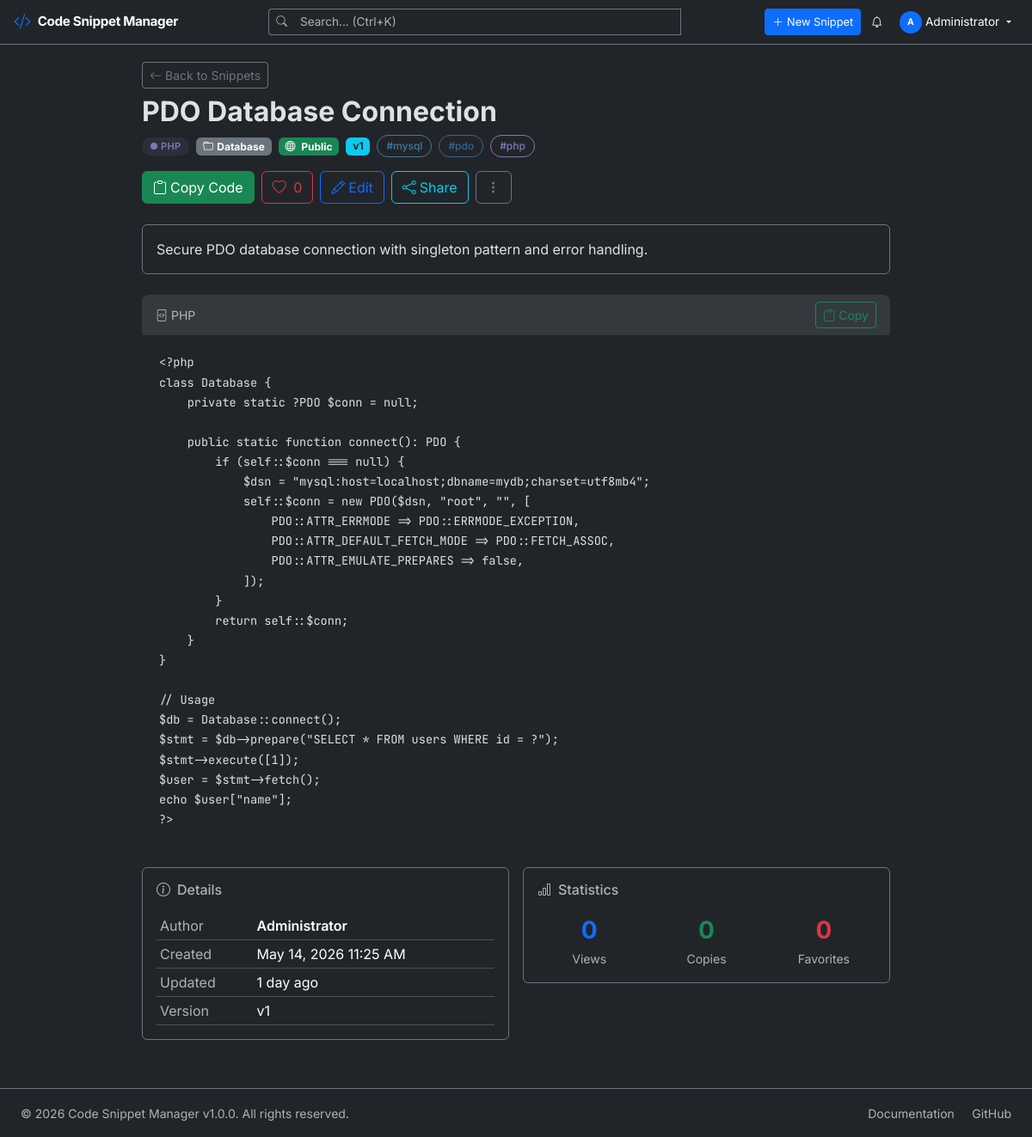
The page /view.php?id=1 (signed in) on the database its author committed.
### tables this page shows
CREATE TABLE `snippets` (
    `id` INT UNSIGNED AUTO_INCREMENT PRIMARY KEY,
    `title` VARCHAR(255) NOT NULL,
    `slug` VARCHAR(255) NOT NULL,
    `description` TEXT DEFAULT NULL,
    `code` LONGTEXT NOT NULL,
    `language` VARCHAR(50) DEFAULT 'php',
    `category_id` INT UNSIGNED DEFAULT NULL,
    `user_id` INT UNSIGNED NOT NULL,
    `is_public` TINYINT(1) DEFAULT 0,
    `is_pinned` TINYINT(1) DEFAULT 0,
    `views_count` INT UNSIGNED DEFAULT 0,
    `copies_count` INT UNSIGNED DEFAULT 0,
    `version` INT UNSIGNED DEFAULT 1,
    `created_at` DATETIME DEFAULT CURRENT_TIMESTAMP,
    `updated_at` DATETIME DEFAULT CURRENT_TIMESTAMP ON UPDATE CURRENT_TIMESTAMP,
    FOREIGN KEY (`category_id`) REFERENCES `categories`(`id`) ON DELETE SET NULL,
    FOREIGN KEY (`user_id`) REFERENCES `users`(`id`) ON DELETE CASCADE,
    INDEX `idx_slug` (`slug`),
    INDEX `idx_language` (`language`),
    INDEX `idx_user` (`user_id`),
    INDEX `idx_category` (`category_id`),
    INDEX `idx_public` (`is_public`),
    FULLTEXT INDEX `idx_search` (`title`, `description`, `code`)
);

CREATE TABLE `categories` (
    `id` INT UNSIGNED AUTO_INCREMENT PRIMARY KEY,
    `name` VARCHAR(100) NOT NULL,
    `slug` VARCHAR(100) NOT NULL UNIQUE,
    `description` TEXT DEFAULT NULL,
    `color` VARCHAR(7) DEFAULT '#6366f1',
    `icon` VARCHAR(50) DEFAULT 'folder',
    `parent_id` INT UNSIGNED DEFAULT NULL,
    `sort_order` INT DEFAULT 0,
    `created_by` INT UNSIGNED DEFAULT NULL,
    `created_at` DATETIME DEFAULT CURRENT_TIMESTAMP,
    `updated_at` DATETIME DEFAULT CURRENT_TIMESTAMP ON UPDATE CURRENT_TIMESTAMP,
    FOREIGN KEY (`parent_id`) REFERENCES `categories`(`id`) ON DELETE SET NULL,
    FOREIGN KEY (`created_by`) REFERENCES `users`(`id`) ON DELETE SET NULL,
    INDEX `idx_slug` (`slug`),
    INDEX `idx_parent` (`parent_id`)
);

CREATE TABLE `tags` (
    `id` INT UNSIGNED AUTO_INCREMENT PRIMARY KEY,
    `name` VARCHAR(50) NOT NULL UNIQUE,
    `slug` VARCHAR(50) NOT NULL UNIQUE,
    `color` VARCHAR(7) DEFAULT '#8b5cf6',
    `created_at` DATETIME DEFAULT CURRENT_TIMESTAMP,
    INDEX `idx_slug` (`slug`)
);

CREATE TABLE `users` (
    `id` INT UNSIGNED AUTO_INCREMENT PRIMARY KEY,
    `username` VARCHAR(50) NOT NULL UNIQUE,
    `email` VARCHAR(100) NOT NULL UNIQUE,
    `password` VARCHAR(255) NOT NULL,
    `full_name` VARCHAR(100) NOT NULL,
    `avatar` VARCHAR(255) DEFAULT NULL,
    `role` ENUM('admin', 'member') DEFAULT 'member',
    `is_active` TINYINT(1) DEFAULT 1,
    `last_login` DATETIME DEFAULT NULL,
    `created_at` DATETIME DEFAULT CURRENT_TIMESTAMP,
    `updated_at` DATETIME DEFAULT CURRENT_TIMESTAMP ON UPDATE CURRENT_TIMESTAMP,
    INDEX `idx_email` (`email`),
    INDEX `idx_username` (`username`),
    INDEX `idx_role` (`role`)
);

### config/database.php (called while the page is built, shortened)
<?php
class Database
{
    private static ?Database $instance = null;
    private PDO $connection;
    private array $config = [
        'host'     => 'localhost',
        'port'     => 3306,
        'dbname'   => 'snippet_manager',
        'username' => 'root',
        'password' => '',
        'charset'  => 'utf8mb4',
    ];
    private function __construct()
    {
        try {
            $dsn = sprintf(
                'mysql:host=%s;port=%d;dbname=%s;charset=%s',
                $this->config['host'],
                $this->config['port'],
                $this->config['dbname'],
                $this->config['charset']
            );
            $now = new DateTime('now', new DateTimeZone(APP_TIMEZONE));
            $offset = $now->format('P');
            $options = [
                PDO::ATTR_ERRMODE            => PDO::ERRMODE_EXCEPTION,
                PDO::ATTR_DEFAULT_FETCH_MODE => PDO::FETCH_ASSOC,
                PDO::ATTR_EMULATE_PREPARES   => false,
                PDO::ATTR_STRINGIFY_FETCHES  => false,
                PDO::MYSQL_ATTR_FOUND_ROWS   => true,
                PDO::MYSQL_ATTR_INIT_COMMAND => "SET NAMES utf8mb4 COLLATE utf8mb4_unicode_ci, time_zone = '{$offset}'",
            ];
            $this->connection = new PDO($dsn, $this->config['username'], $this->config['password'], $options);
        } catch (PDOException $e) {
            error_log('[Database] Connection failed: ' . $e->getMessage());
            throw new RuntimeException('Database connection failed. Please check configuration.');
        }
    }
    public static function getInstance(): self
    {
        if (self::$instance === null) {
            self::$instance = new self();
        }
        return self::$instance;
    }
    public function getConnection(): PDO
    {
        return $this->connection;
    }
}

### classes/Snippet.php (called while the page is built, shortened)
<?php
class Snippet
{
    private PDO $db;
    public function __construct()
    {
        $this->db = Database::getInstance()->getConnection();
    }
    public function findById(int $id): ?array
    {
        $stmt = $this->db->prepare(
            "SELECT s.*, c.name as category_name, c.color as category_color,
                    u.username, u.full_name as author_name, u.avatar as author_avatar
             FROM snippets s
             LEFT JOIN categories c ON s.category_id = c.id
             LEFT JOIN users u ON s.user_id = u.id
             WHERE s.id = ?"
        );
        $stmt->execute([$id]);
        $snippet = $stmt->fetch();
        if ($snippet) {
            $snippet['tags'] = $this->getTags($id);
        }
        return $snippet ?: null;
    }
    public function getTags(int $snippetId): array
    {
        $stmt = $this->db->prepare(
            "SELECT t.* FROM tags t
             INNER JOIN snippet_tags st ON t.id = st.tag_id
             WHERE st.snippet_id = ?
             ORDER BY t.name ASC"
        );
        $stmt->execute([$snippetId]);
        return $stmt->fetchAll();
    }
}

### helpers/functions.php (called while the page is built, shortened)
<?php
function sanitize(string $input): string
{
    return htmlspecialchars(trim($input), ENT_QUOTES, 'UTF-8');
}
function timeAgo(string $datetime): string
{
    $now = new DateTime();
    $past = new DateTime($datetime);
    $diff = $now->diff($past);
    if ($diff->d > 0) return $diff->d . ' day' . ($diff->d > 1 ? 's' : '') . ' ago';
    return 'Just now';
}
function formatNumber(int $number): string
{
    return (string) $number;
}
function getLanguageInfo(string $language): array
{
    $languages = [
        'php'        => ['color' => '#777BB4', 'label' => 'PHP'],
        'javascript' => ['color' => '#F7DF1E', 'label' => 'JavaScript'],
        'html'       => ['color' => '#E34F26', 'label' => 'HTML'],
        'css'        => ['color' => '#1572B6', 'label' => 'CSS'],
        'sql'        => ['color' => '#4479A1', 'label' => 'SQL'],
        'python'     => ['color' => '#3776AB', 'label' => 'Python'],
        'bash'       => ['color' => '#4EAA25', 'label' => 'Bash'],
        'json'       => ['color' => '#000000', 'label' => 'JSON'],
        'xml'        => ['color' => '#FF6600', 'label' => 'XML'],
        'typescript' => ['color' => '#3178C6', 'label' => 'TypeScript'],
    ];
    return $languages[$language] ?? ['color' => '#6B7280', 'label' => ucfirst($language)];
}

### classes/Session.php (called while the page is built, shortened)
<?php
class Session
{
    public static function get(string $key, mixed $default = null): mixed
    {
        return $_SESSION[$key] ?? $default;
    }
    public static function has(string $key): bool
    {
        return isset($_SESSION[$key]);
    }
}

### classes/Auth.php (called while the page is built, shortened)
<?php
class Auth
{
    public static function userId(): ?int
    {
        return Session::has('user_id') ? (int) Session::get('user_id') : null;
    }
}

### classes/Favorite.php (called while the page is built, shortened)
<?php
class Favorite
{
    private PDO $db;
    public function __construct()
    {
        $this->db = Database::getInstance()->getConnection();
    }
    public function isFavorited(int $userId, int $snippetId): bool
    {
        $stmt = $this->db->prepare("SELECT id FROM favorites WHERE user_id = ? AND snippet_id = ?");
        $stmt->execute([$userId, $snippetId]);
        return (bool) $stmt->fetch();
    }
    public function getCount(int $snippetId): int
    {
        $stmt = $this->db->prepare("SELECT COUNT(*) as count FROM favorites WHERE snippet_id = ?");
        $stmt->execute([$snippetId]);
        return (int) $stmt->fetch()['count'];
    }
}

### view.php (the view, shortened to what this page needs)
<?php
$id = (int)($_GET['id'] ?? 0);
$snippetModel = new Snippet();
$favoriteModel = new Favorite();
$snippet = $snippetModel->findById($id);
$userId = Auth::userId();
$isOwner = ($snippet['user_id'] == $userId);
$isFavorited = $favoriteModel->isFavorited($userId, $id);
$favoriteCount = $favoriteModel->getCount($id);
require_once __DIR__ . '/includes/header.php';
?>
<div class="row justify-content-center">
    <div class="col-lg-10 col-xl-9">
        <div class="d-flex flex-wrap justify-content-between align-items-start mb-4 gap-3">
            <div>
                <a href="<?= APP_URL ?>/index.php" class="btn btn-outline-secondary btn-sm mb-2">
                    <i class="bi bi-arrow-left me-1"></i>Back to Snippets
                </a>
                <h2 class="fw-bold mb-1">
                    <?= sanitize($snippet['title']) ?>
                </h2>
                <div class="d-flex flex-wrap align-items-center gap-2 mt-2">
                    <span class="language-badge" style="background: <?= getLanguageInfo($snippet['language'])['color'] ?>20; color: <?= getLanguageInfo($snippet['language'])['color'] ?>">
                        <span class="language-dot" style="background: <?= getLanguageInfo($snippet['language'])['color'] ?>"></span>
                        <?= getLanguageInfo($snippet['language'])['label'] ?>
                    </span>
                    <?php if ($snippet['category_name']): ?>
                    <span class="badge bg-secondary">
                        <i class="bi bi-folder me-1"></i><?= sanitize($snippet['category_name']) ?>
                    </span>
                    <?php endif; ?>
                    <span class="badge <?= $snippet['is_public'] ? 'bg-success' : 'bg-warning text-dark' ?>">
                        <i class="bi <?= $snippet['is_public'] ? 'bi-globe' : 'bi-lock' ?> me-1"></i>
                        <?= $snippet['is_public'] ? 'Public' : 'Private' ?>
                    </span>
                    <span class="badge bg-info text-dark">v<?= $snippet['version'] ?></span>
                    <?php foreach ($snippet['tags'] as $tag): ?>
                    <span class="tag-badge" style="border-color: <?= $tag['color'] ?>; color: <?= $tag['color'] ?>">
                        #<?= sanitize($tag['name']) ?>
                    </span>
                    <?php endforeach; ?>
                </div>
            </div>
            <div class="d-flex gap-2 flex-wrap">
                <button class="btn btn-success" data-copy data-snippet-id="<?= $snippet['id'] ?>" title="Copy code to clipboard">
                    <i class="bi bi-clipboard me-1"></i>Copy Code
                </button>
                <button class="btn <?= $isFavorited ? 'btn-danger' : 'btn-outline-danger' ?>"
                        data-favorite data-snippet-id="<?= $snippet['id'] ?>">
                    <i class="bi <?= $isFavorited ? 'bi-heart-fill' : 'bi-heart' ?> me-1"></i>
                    <?= $favoriteCount ?>
                </button>
                <?php if ($isOwner): ?>
                <a href="<?= APP_URL ?>/edit.php?id=<?= $snippet['id'] ?>" class="btn btn-outline-primary">
                    <i class="bi bi-pencil me-1"></i>Edit
                </a>
                <button class="btn btn-outline-info" data-share data-snippet-id="<?= $snippet['id'] ?>">
                    <i class="bi bi-share me-1"></i>Share
                </button>
                <div class="dropdown">
                    <button class="btn btn-outline-secondary" data-bs-toggle="dropdown">
                        <i class="bi bi-three-dots-vertical"></i>
                    </button>
                </div>
                <?php endif; ?>
            </div>
        </div>
        <?php if ($snippet['description']): ?>
        <div class="card bg-dark border-secondary mb-4">
            <div class="card-body">
                <p class="mb-0"><?= nl2br(sanitize($snippet['description'])) ?></p>
            </div>
        </div>
        <?php endif; ?>
        <div class="code-container mb-4">
            <div class="d-flex justify-content-between align-items-center bg-secondary bg-opacity-25 px-3 py-2 rounded-top">
                <span class="text-muted small">
                    <i class="bi bi-file-code me-1"></i><?= getLanguageInfo($snippet['language'])['label'] ?>
                </span>
                <button class="btn btn-sm btn-outline-success" data-copy data-snippet-id="<?= $snippet['id'] ?>">
                    <i class="bi bi-clipboard me-1"></i>Copy
                </button>
            </div>
            <pre class="mb-0 rounded-top-0"><code class="language-<?= $snippet['language'] ?>" id="code-<?= $snippet['id'] ?>"><?= sanitize($snippet['code']) ?></code></pre>
        </div>
        <div class="row g-3">
            <div class="col-md-6">
                <div class="card bg-dark border-secondary">
                    <div class="card-body">
                        <h6 class="card-title text-muted mb-3"><i class="bi bi-info-circle me-2"></i>Details</h6>
                        <table class="table table-dark table-sm mb-0">
                            <tr>
                                <td class="text-muted">Author</td>
                                <td class="fw-semibold"><?= sanitize($snippet['author_name']) ?></td>
                            </tr>
                            <tr>
                                <td class="text-muted">Created</td>
                                <td><?= date('M j, Y g:i A', strtotime($snippet['created_at'])) ?></td>
                            </tr>
                            <tr>
                                <td class="text-muted">Updated</td>
                                <td><?= timeAgo($snippet['updated_at']) ?></td>
                            </tr>
                            <tr>
                                <td class="text-muted">Version</td>
                                <td>v<?= $snippet['version'] ?></td>
                            </tr>
                        </table>
                    </div>
                </div>
            </div>
            <div class="col-md-6">
                <div class="card bg-dark border-secondary">
                    <div class="card-body">
                        <h6 class="card-title text-muted mb-3"><i class="bi bi-bar-chart me-2"></i>Statistics</h6>
                        <div class="row text-center g-3">
                            <div class="col-4">
                                <div class="fs-3 fw-bold text-primary"><?= formatNumber($snippet['views_count']) ?></div>
                                <small class="text-muted">Views</small>
                            </div>
                            <div class="col-4">
                                <div class="fs-3 fw-bold text-success"><?= formatNumber($snippet['copies_count']) ?></div>
                                <small class="text-muted">Copies</small>
                            </div>
                            <div class="col-4">
                                <div class="fs-3 fw-bold text-danger"><?= $favoriteCount ?></div>
                                <small class="text-muted">Favorites</small>
                            </div>
                        </div>
                    </div>
                </div>
            </div>
        </div>
    </div>
</div>
<?php require_once __DIR__ . '/includes/footer.php'; ?>

### rows shown on the page
snippets: title "PDO Database Connection", language "PHP", category.name "Database", version "1", description "Secure PDO database connection with singleton pattern and error handling.", code "<?php class Database { private static ?PDO $conn = null; public static function connect(): PDO { if (self::$conn === null) { $dsn = \"mysql:host=localhost;dbname=mydb;charset=utf8mb4\"; self::$conn = new PDO($dsn, \"root\", \"\", [ PDO::ATTR_ERRMODE => PDO::ERRMODE_EXCEPTION, PDO::ATTR_DEFAULT_FETCH_MODE => PDO::FETCH_ASSOC, PDO::ATTR_EMULATE_PREPARES => false, ]); } return self::$conn; } } // Usage $db = Database::connect(); $stmt = $db->prepare(\"SELECT * FROM users WHERE id = ?\"); $stmt->execute([1]); $user = $stmt->fetch(); echo $user[\"name\"]; ?>", user.full_name "Administrator", created_at "May 14, 2026 11:25 AM", updated_at "1 day ago", views_count "0", copies_count "0"
tags: name "mysql"
tags: name "pdo"
tags: name "php"

### other values the page prints
APP_NAME "Code Snippet Manager"
$userInitial "A"
$userFullName "Administrator"
$favoriteCount "0"
APP_VERSION "1.0.0"
